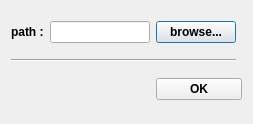
<?xml version="1.0" encoding="UTF-8"?>
<ui version="4.0">
 <class>Dialog</class>
 <widget class="QDialog" name="Dialog">
  <property name="geometry">
   <rect>
    <x>0</x>
    <y>0</y>
    <width>253</width>
    <height>124</height>
   </rect>
  </property>
  <property name="sizePolicy">
   <sizepolicy hsizetype="Fixed" vsizetype="Fixed">
    <horstretch>0</horstretch>
    <verstretch>0</verstretch>
   </sizepolicy>
  </property>
  <property name="font">
   <font>
    <bold>true</bold>
   </font>
  </property>
  <property name="windowTitle">
   <string>Dialog</string>
  </property>
  <layout class="QGridLayout" name="gridLayout">
   <item row="1" column="2">
    <widget class="QPushButton" name="pushButton">
     <property name="text">
      <string>browse...</string>
     </property>
    </widget>
   </item>
   <item row="1" column="1">
    <widget class="QLineEdit" name="lineEdit"/>
   </item>
   <item row="3" column="2" colspan="2">
    <widget class="QPushButton" name="pushButton_2">
     <property name="text">
      <string>OK</string>
     </property>
    </widget>
   </item>
   <item row="1" column="0">
    <widget class="QLabel" name="label">
     <property name="text">
      <string>path :</string>
     </property>
    </widget>
   </item>
   <item row="2" column="0" colspan="3">
    <widget class="Line" name="line">
     <property name="orientation">
      <enum>Qt::Orientation::Horizontal</enum>
     </property>
    </widget>
   </item>
   <item row="3" column="0" colspan="2">
    <spacer name="horizontalSpacer">
     <property name="orientation">
      <enum>Qt::Orientation::Horizontal</enum>
     </property>
     <property name="sizeHint" stdset="0">
      <size>
       <width>40</width>
       <height>20</height>
      </size>
     </property>
    </spacer>
   </item>
  </layout>
 </widget>
 <resources/>
 <connections/>
</ui>
